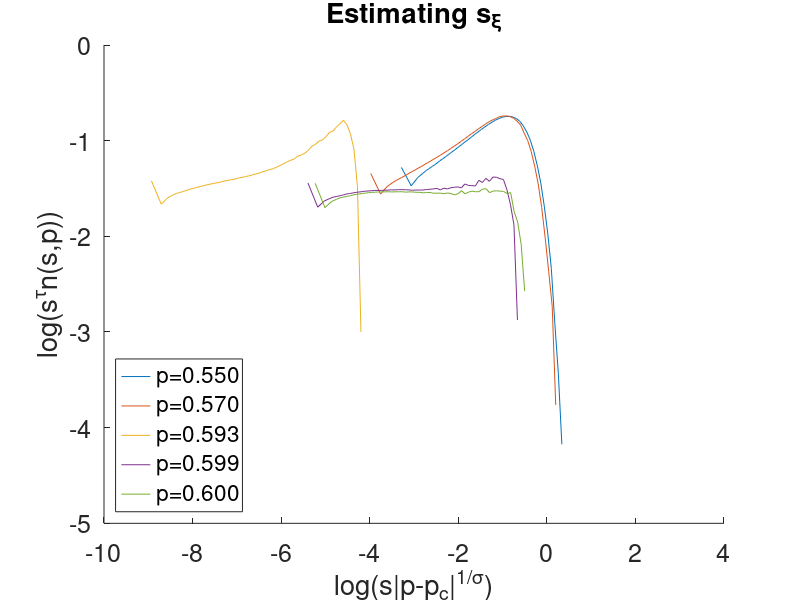

The MATLAB script that drew this image:
% g) Plotting n(s,p)s^tau vs. F(s/sxi) to estimate sxi 
%
% Read output data from ClusterNumDensity.txt 
% produced from the MATLAB script ClusterNumberDensity.m
% From this text file we find n(s,p) which we use to estimate
% sigma in sxi = |p-pc|^(1/sigma).

fileID = fopen('ClusterNumDensity.dat');
Nsp = textscan(fileID,'%f64 %f64 %f64 %f64 %f64 %f64','delimiter',' ' ,'commentStyle', '\\');
fclose(fileID);

nsp1 = Nsp{1};
nsp2 = Nsp{2};
nsp3 = Nsp{3};
nsp4 = Nsp{4};
nsp5 = Nsp{5};
s = Nsp{6};

p = [nsp1(1) nsp2(1) nsp3(1) nsp4(1) nsp5(1)];  % p

nsp1 = nsp1(2:end);                 
nsp2 = nsp2(2:end);
nsp3 = nsp3(2:end);
nsp4 = nsp4(2:end);
nsp5 = nsp5(2:end);

nsp = [nsp1 nsp2 nsp3 nsp4 nsp5];              % n(s,p)
s = s(2:end);                                  % s

tau = 2.06;                                    % from tablevalues
pc = 0.59275;                                  % critical cutoff prob.

sigma = 36/91.0;                               % tabulated sigma value

%%%%%%%%%%%%%%%%%%%%%%%%%%%%%%%%%%%%%%%%%%%%%%%%%%%%%%%%%%%%%%%%%%%%%%%%%

fontsize = 18;
legends = {};
h = figure();
hold all

for i=1:length(p)
    
    F = abs(p(i)-pc)^(1/sigma)*s(:);
    K = nsp(:,i).*(s(:).^(tau));
    
    alegend = ['p=' num2str(p(i),'%.3f')];
    legends{end+1} = alegend;
    plot(log10(F),log10(K),'-')
    set(gca,'FontSize',fontsize)
    xlabel('log(s|p-p_c|^{1/\sigma})');ylabel('log(s^{\tau}n(s,p))');
    drawnow
end

Title = ['Estimating s_{\xi}'];
title(Title)
legend(legends,'Location','SouthWest')
hold off

    